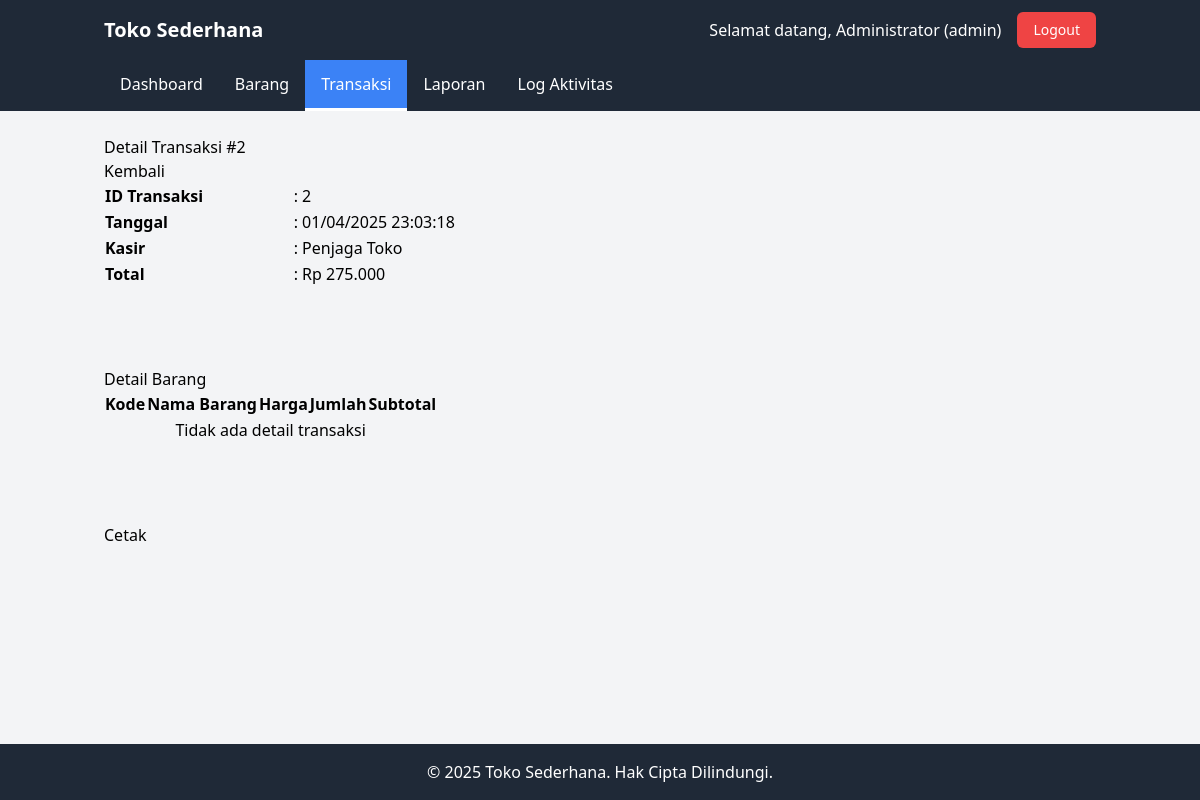
Screenshot of /transaksi/detail.php?id=2 (signed in) with the database file from the repository.
### tables this page shows
CREATE TABLE `transaksi` (
  `id` int NOT NULL,
  `tanggal` datetime NOT NULL,
  `user_id` int NOT NULL,
  `total` decimal(10,2) NOT NULL,
  `created_at` timestamp NULL DEFAULT CURRENT_TIMESTAMP
);

CREATE TABLE `users` (
  `id` int NOT NULL,
  `username` varchar(50) NOT NULL,
  `password` varchar(255) NOT NULL,
  `nama` varchar(100) NOT NULL,
  `role` enum('admin','penjaga') NOT NULL,
  `created_at` timestamp NULL DEFAULT CURRENT_TIMESTAMP,
  `remember_token` varchar(64) DEFAULT NULL
);

### transaksi/detail.php (the view, shortened to what this page needs)
<?php
require_once '../db.php';
$id = isset($_GET['id']) ? (int)$_GET['id'] : 0;
$error = "";
if ($id > 0) {
    $query_transaksi = "SELECT t.id, t.tanggal, t.total, u.nama as user
                       FROM transaksi t
                       JOIN users u ON t.user_id = u.id
                       WHERE t.id = ?";
    $stmt_transaksi = mysqli_prepare($conn, $query_transaksi);
    mysqli_stmt_bind_param($stmt_transaksi, "i", $id);
    mysqli_stmt_execute($stmt_transaksi);
    $result_transaksi = mysqli_stmt_get_result($stmt_transaksi);
    if (mysqli_num_rows($result_transaksi) == 0) {
        $error = "Transaksi tidak ditemukan!";
    } else {
        $transaksi = mysqli_fetch_assoc($result_transaksi);
        $query_detail = "SELECT td.jumlah, td.harga, td.subtotal, b.kode, b.nama
                        FROM transaksi_detail td
                        JOIN barang b ON td.barang_id = b.id
                        WHERE td.transaksi_id = ?";
        $stmt_detail = mysqli_prepare($conn, $query_detail);
        mysqli_stmt_bind_param($stmt_detail, "i", $id);
        mysqli_stmt_execute($stmt_detail);
        $result_detail = mysqli_stmt_get_result($stmt_detail);
    }
} else {
    $error = "ID transaksi tidak valid!";
}
if (isset($_SESSION['success'])) {
    $success = $_SESSION['success'];
    unset($_SESSION['success']);
} else {
    $success = "";
}
include '../header.php';
?>
<div class="card">
    <div class="card-header">
        <h1 class="card-title">Detail Transaksi #<?php echo $id; ?></h1>
        <a href="list.php" class="btn btn-warning">Kembali</a>
    </div>
    <div class="card-content">
        <?php if (!empty($error)): ?>
            <div class="alert alert-danger"><?php echo $error; ?></div>
        <?php elseif (!empty($success)): ?>
            <div class="alert alert-success"><?php echo $success; ?></div>
        <?php else: ?>
            <div class="mb-20">
                <table style="width: 50%;">
                    <tr>
                        <td><strong>ID Transaksi</strong></td>
                        <td>: <?php echo $transaksi['id']; ?></td>
                    </tr>
                    <tr>
                        <td><strong>Tanggal</strong></td>
                        <td>: <?php echo date('d/m/Y H:i:s', strtotime($transaksi['tanggal'])); ?></td>
                    </tr>
                    <tr>
                        <td><strong>Kasir</strong></td>
                        <td>: <?php echo $transaksi['user']; ?></td>
                    </tr>
                    <tr>
                        <td><strong>Total</strong></td>
                        <td>: Rp <?php echo number_format($transaksi['total'], 0, ',', '.'); ?></td>
                    </tr>
                </table>
            </div>
            <h3>Detail Barang</h3>
            <div class="table-container">
                <table class="table">
                    <thead>
                        <tr>
                            <th>Kode</th>
                            <th>Nama Barang</th>
                            <th>Harga</th>
                            <th>Jumlah</th>
                            <th>Subtotal</th>
                        </tr>
                    </thead>
                    <tbody>
                        <?php if (mysqli_num_rows($result_detail) > 0): ?>
                            <?php while ($row = mysqli_fetch_assoc($result_detail)): ?>
                                <tr>
                                    <td><?php echo $row['kode']; ?></td>
                                    <td><?php echo $row['nama']; ?></td>
                                    <td>Rp <?php echo number_format($row['harga'], 0, ',', '.'); ?></td>
                                    <td><?php echo $row['jumlah']; ?></td>
                                    <td>Rp <?php echo number_format($row['subtotal'], 0, ',', '.'); ?></td>
                                </tr>
                            <?php endwhile; ?>
                            <tr>
                                <td colspan="4" class="text-right"><strong>Total:</strong></td>
                                <td><strong>Rp <?php echo number_format($transaksi['total'], 0, ',', '.'); ?></strong></td>
                            </tr>
                        <?php else: ?>
                            <tr>
                                <td colspan="5" class="text-center">Tidak ada detail transaksi</td>
                            </tr>
                        <?php endif; ?>
                    </tbody>
                </table>
            </div>
            <div class="mt-20">
                <button onclick="window.print()" class="btn btn-info">Cetak</button>
            </div>
        <?php endif; ?>
    </div>
</div>
<?php
include '../footer.php';
?>

### rows the page displays
transaksi: id "2", tanggal "01/04/2025 23:03:18", user.nama "Penjaga Toko", total "275.000"

### other values shown
$_SESSION['nama'] "Administrator"
$_SESSION['role'] "admin"
$id "2"
